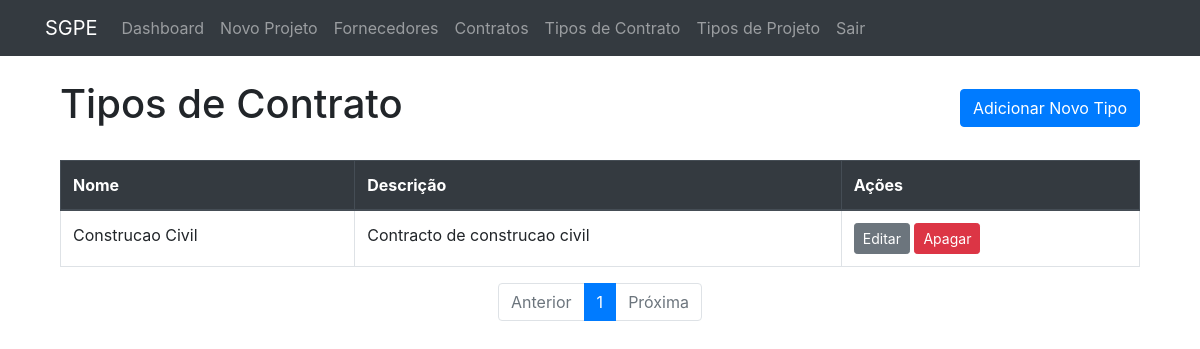
The app's page /contract_types (signed in), older data.
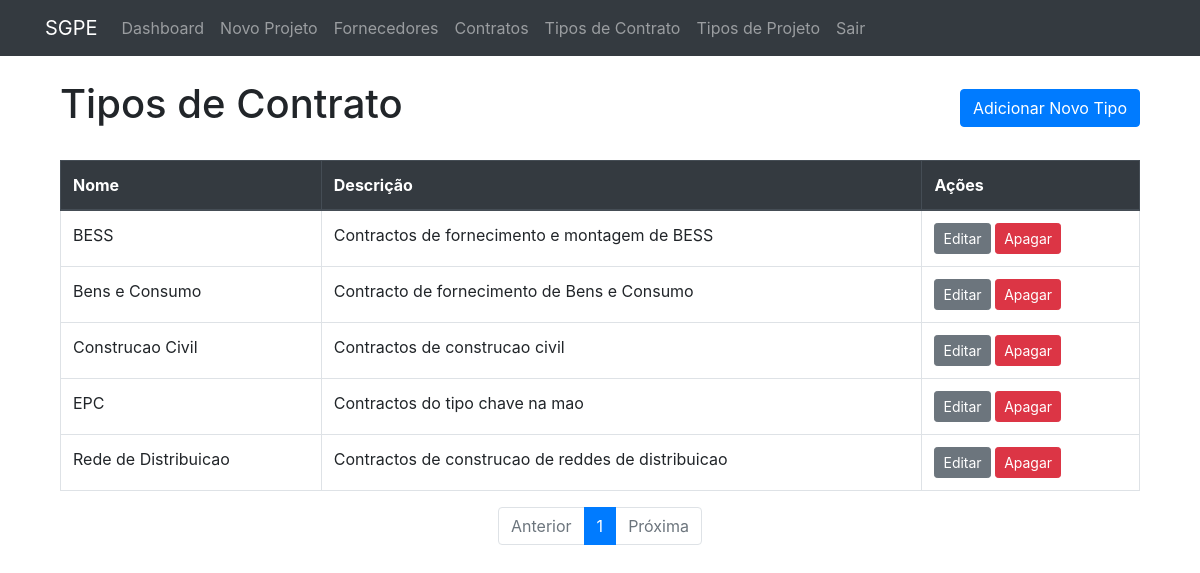
The same page, newer data.
### sgpe/models.py (models this page shows, shortened)
class ContractType(db.Model):
    id = db.Column(db.Integer, primary_key=True)
    name = db.Column(db.String(100), unique=True, nullable=False)
    description = db.Column(db.Text, nullable=True)
    contracts = db.relationship('Contract', backref='contract_type_info', lazy=True)

### sgpe/main/routes.py (the view)
@main.route('/contract_types')
@login_required
def contract_types():
    page = request.args.get('page', 1, type=int)
    contract_types = ContractType.query.order_by(ContractType.name).paginate(page=page, per_page=10)
    return render_template('contract_types.html', title='Tipos de Contrato', contract_types=contract_types)

### sgpe/__init__.py (called while the page is built)
def create_app(config_name):
    app = Flask(__name__, template_folder='../templates', static_folder='../static')
    app.config.from_object(config[config_name])
    config[config_name].init_app(app)
    db.init_app(app)
    bcrypt.init_app(app)
    login_manager.init_app(app)
    from sgpe.models import User
    @login_manager.user_loader
    def load_user(user_id):
        return User.query.get(int(user_id))
    from sgpe.main.routes import main
    app.register_blueprint(main)
    return app

### templates/contract_types.html (shortened to what this page needs)
{% extends "layout.html" %}
{% block content %}
    <div class="container">
        <div class="d-flex justify-content-between align-items-center mb-4">
            <h1>Tipos de Contrato</h1>
            <a href="{{ url_for('main.new_contract_type') }}" class="btn btn-primary">Adicionar Novo Tipo</a>
        </div>
        <div class="table-responsive">
            <table class="table table-hover table-bordered">
                <thead class="thead-dark">
                    <tr>
                        <th scope="col">Nome</th>
                        <th scope="col">Descrição</th>
                        <th scope="col">Ações</th>
                    </tr>
                </thead>
                <tbody>
                    {% for ctype in contract_types.items %}
                        <tr>
                            <td>{{ ctype.name }}</td>
                            <td>{{ ctype.description or '' }}</td>
                            <td>
                                <a href="{{ url_for('main.update_contract_type', type_id=ctype.id) }}" class="btn btn-sm btn-secondary">Editar</a>
                                <button type="button" class="btn btn-danger btn-sm" data-bs-toggle="modal" data-bs-target="#deleteModal{{ ctype.id }}">
                                    Apagar
                                </button>
                            </td>
                        </tr>
                    {% else %}
                        <tr>
                            <td colspan="3" class="text-center">Nenhum tipo de contrato encontrado.</td>
                        </tr>
                    {% endfor %}
                </tbody>
            </table>
        </div>
        <nav aria-label="Paginação de Tipos de Contrato">
            <ul class="pagination justify-content-center">
                {% if contract_types.has_prev %}
                    <li class="page-item"><a class="page-link" href="{{ url_for('main.contract_types', page=contract_types.prev_num) }}">Anterior</a></li>
                {% else %}
                    <li class="page-item disabled"><span class="page-link">Anterior</span></li>
                {% endif %}
                {% for page_num in contract_types.iter_pages(left_edge=1, right_edge=1, left_current=1, right_current=2) %}
                    {% if page_num %}
                        {% if contract_types.page == page_num %}
                            <li class="page-item active"><span class="page-link">{{ page_num }}</span></li>
                        {% else %}
                            <li class="page-item"><a class="page-link" href="{{ url_for('main.contract_types', page=page_num) }}">{{ page_num }}</a></li>
                        {% endif %}
                    {% else %}
                        <li class="page-item disabled"><span class="page-link">...</span></li>
                    {% endif %}
                {% endfor %}
                {% if contract_types.has_next %}
                    <li class="page-item"><a class="page-link" href="{{ url_for('main.contract_types', page=contract_types.next_num) }}">Próxima</a></li>
                {% else %}
                    <li class="page-item disabled"><span class="page-link">Próxima</span></li>
                {% endif %}
            </ul>
        </nav>
    </div>
{% endblock content %}

### templates/layout.html (shortened to what this page needs)
<!DOCTYPE html>
<html>
<head>
    <link rel="stylesheet" href="https://stackpath.bootstrapcdn.com/bootstrap/4.5.2/css/bootstrap.min.css">
</head>
<body>
    <nav class="navbar navbar-expand-lg navbar-dark bg-dark fixed-top">
        <div class="container">
            <a class="navbar-brand" href="{{ url_for('main.home') }}">SGPE</a>
            <div class="collapse navbar-collapse" id="navbarNav">
                <ul class="navbar-nav ms-auto">
                    {% if current_user.is_authenticated %}
                    <li class="nav-item">
                        <a class="nav-link" href="{{ url_for('main.home') }}">Dashboard</a>
                    </li>
                    {% if current_user.is_admin %}
                    <li class="nav-item">
                        <a class="nav-link" href="{{ url_for('main.new_project') }}">Novo Projeto</a>
                    </li>
                    <li class="nav-item">
                        <a class="nav-link" href="{{ url_for('main.suppliers') }}">Fornecedores</a>
                    </li>
                    <li class="nav-item">
                        <a class="nav-link" href="{{ url_for('main.contracts') }}">Contratos</a>
                    </li>
                    <li class="nav-item">
                        <a class="nav-link" href="{{ url_for('main.contract_types') }}">Tipos de Contrato</a>
                    </li>
                    <li class="nav-item">
                        <a class="nav-link" href="{{ url_for('main.project_types') }}">Tipos de Projeto</a>
                    </li>
                    {% endif %}
                    <li class="nav-item">
                        <a class="nav-link" href="{{ url_for('main.logout') }}">Sair</a>
                    </li>
                    {% endif %}
                </ul>
            </div>
        </div>
    </nav>
    <main role="main" class="container mt-4">
        <div class="row">
            <div class="col-md-12">
                {% block content %}{% endblock %}
            </div>
        </div>
    </main>
</body>
</html>

### templates/layout.html (style rules this page uses)
body { padding-top: 56px; }

Row changes from the older to the newer data that the page shows:
added ContractType: name "BESS", description "Contractos de fornecimento e montagem de BESS"
added ContractType: name "Bens e Consumo", description "Contracto de fornecimento de Bens e Consumo"
changed ContractType "Construcao Civil": description "Contracto de construcao civil" → "Contractos de construcao civil"
added ContractType: name "EPC", description "Contractos do tipo chave na mao"
added ContractType: name "Rede de Distribuicao", description "Contractos de construcao de reddes de distribuicao"
